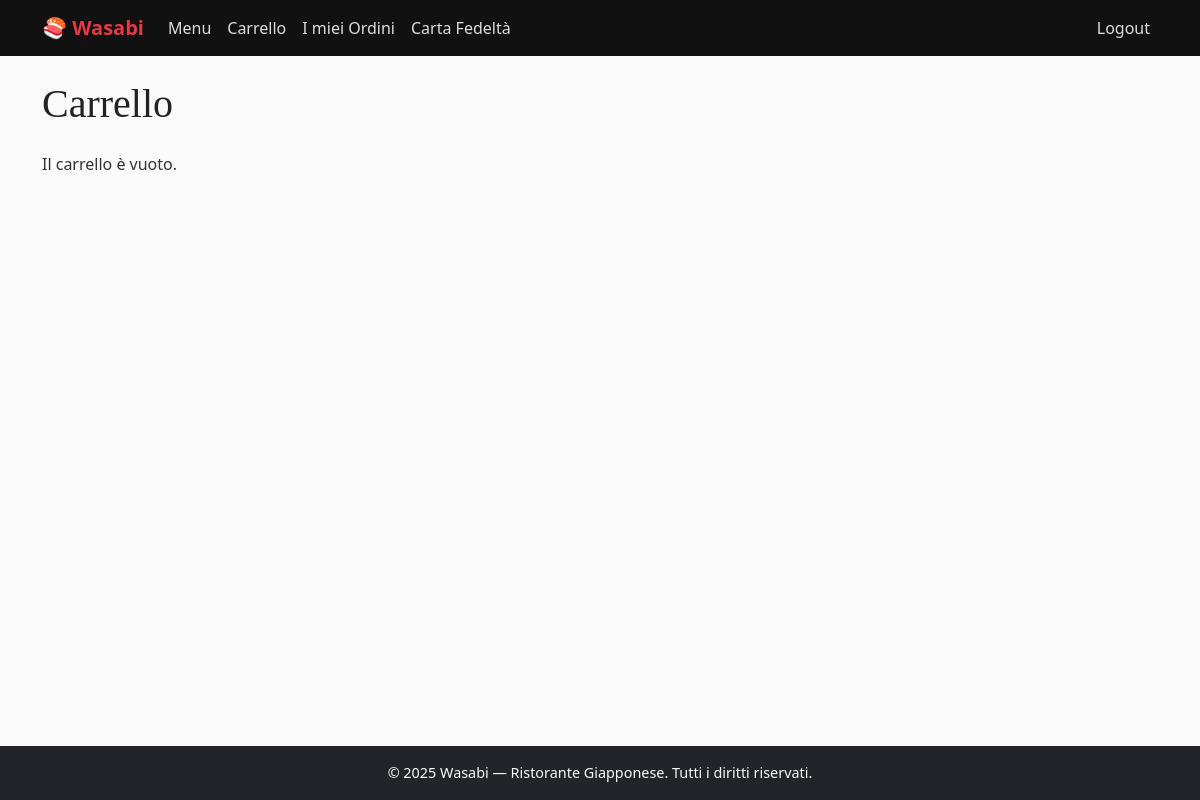
/takeaway/carrello/ (signed in), run on an earlier commit of the app's database.
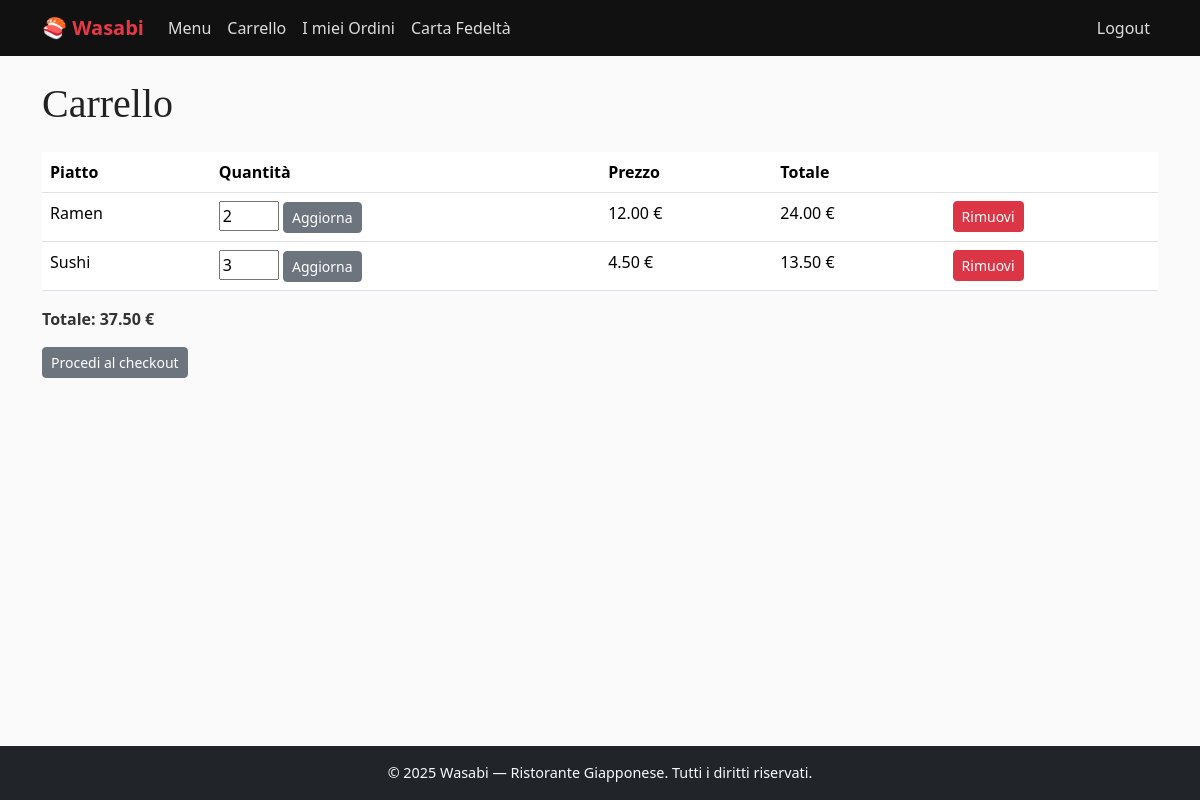
And on a later commit of the database.
### takeaway/models.py (models this page shows, shortened)
class PiattoCarrello(models.Model):
    carrello = models.ForeignKey(Carrello, related_name="piatti", on_delete=models.CASCADE)
    piatto = models.ForeignKey(Piatto, on_delete=models.CASCADE)
    quantita = models.PositiveIntegerField(default=1)
    def subtotale(self):
        return self.piatto.prezzo * self.quantita

class Piatto(models.Model):
    PORTATA_CHOICES = [
        ('antipasto', 'Antipasto'),
        ('primo', 'Primo'),
        ('secondo', 'Secondo'),
        ('dessert', 'Dessert'),
    ]
    INGREDIENTI_CHOICES = [
        ('carne', 'Carne'),
        ('pesce', 'Pesce'),
        ('vegano', 'Vegano'),
        ('vegetariano', 'Vegetariano'),
    ]
    nome = models.CharField(max_length=100)
    descrizione = models.TextField()
    prezzo = models.DecimalField(max_digits=6, decimal_places=2)
    portata = models.CharField(max_length=20, choices=PORTATA_CHOICES, default='primo')
    ingredienti = models.CharField(max_length=20, choices=INGREDIENTI_CHOICES, default='carne')
    foto = models.ImageField(upload_to='piatti/', blank=True, null=True)
    class Meta:
        verbose_name_plural = "Piatti"

class Carrello(models.Model):
    cliente = models.OneToOneField(User, on_delete=models.CASCADE)  # Un carrello per cliente
    def totale(self):
        return sum(piatto.subtotale() for piatto in self.piatti.all())

### takeaway/views.py (the view)
# urls.py: path("carrello/", visualizza_carrello, name="carrello"),
@user_passes_test(clienti_group)
def visualizza_carrello(request):
    carrello, created = Carrello.objects.get_or_create(cliente=request.user)
    return render(request, "takeaway/carrello/carrello.html", {"carrello": carrello})

### takeaway/views.py (called while the page is built)
def clienti_group(user):
    return user.groups.filter(name='Clienti').exists()

### takeaway/templates/takeaway/carrello/carrello.html (shortened to what this page needs)
{% extends "base.html" %}
{% load static %}
{% block content %}
  <h1 class="mb-4">Carrello</h1>
  {% if carrello.piatti.all %}
    <table class="table">
      <tr>
        <th>Piatto</th>
        <th>Quantità</th>
        <th>Prezzo</th>
        <th>Totale</th>
        <th></th>
      </tr>
      {% for piatto_carrello in carrello.piatti.all %}
      <tr>
        <td>{{ piatto_carrello.piatto.nome }}</td>
        <td>
          <form method="post" action="{% url 'takeaway:carrello_update' piatto_carrello.id %}">
            <input type="number" name="quantita" value="{{ piatto_carrello.quantita }}" min="1" style="width:60px">
            <button type="submit" class="btn btn-sm btn-secondary">Aggiorna</button>
          </form>
        </td>
        <td>{{ piatto_carrello.piatto.prezzo }} €</td>
        <td>{{ piatto_carrello.subtotale }} €</td>
        <td>
          <a href="{% url 'takeaway:carrello_remove' piatto_carrello.piatto.pk %}" class="btn btn-sm btn-danger">Rimuovi</a>
        </td>
      </tr>
      {% endfor %}
    </table>
    <p><strong>Totale: {{ carrello.totale }} €</strong></p>
    <a href="{% url 'takeaway:checkout' %}" class="btn btn-sm btn-secondary">Procedi al checkout</a>
  {% else %}
    <p>Il carrello è vuoto.</p>
  {% endif %}
{% endblock %}

What changed in the data, as far as the page shows it:
added PiattoCarrello: piatto.nome "Ramen", quantita "2", piatto.prezzo "12.00", subtotale "24.00"
added PiattoCarrello: piatto.nome "Sushi", quantita "3", piatto.prezzo "4.50", subtotale "13.50"
now on this page (row unchanged): Carrello: totale "37.50"
Also different on the page:
text no longer shown: "Il carrello è vuoto."
text now shown: "Piatto Quantità Prezzo Totale Totale: € Procedi al checkout"
